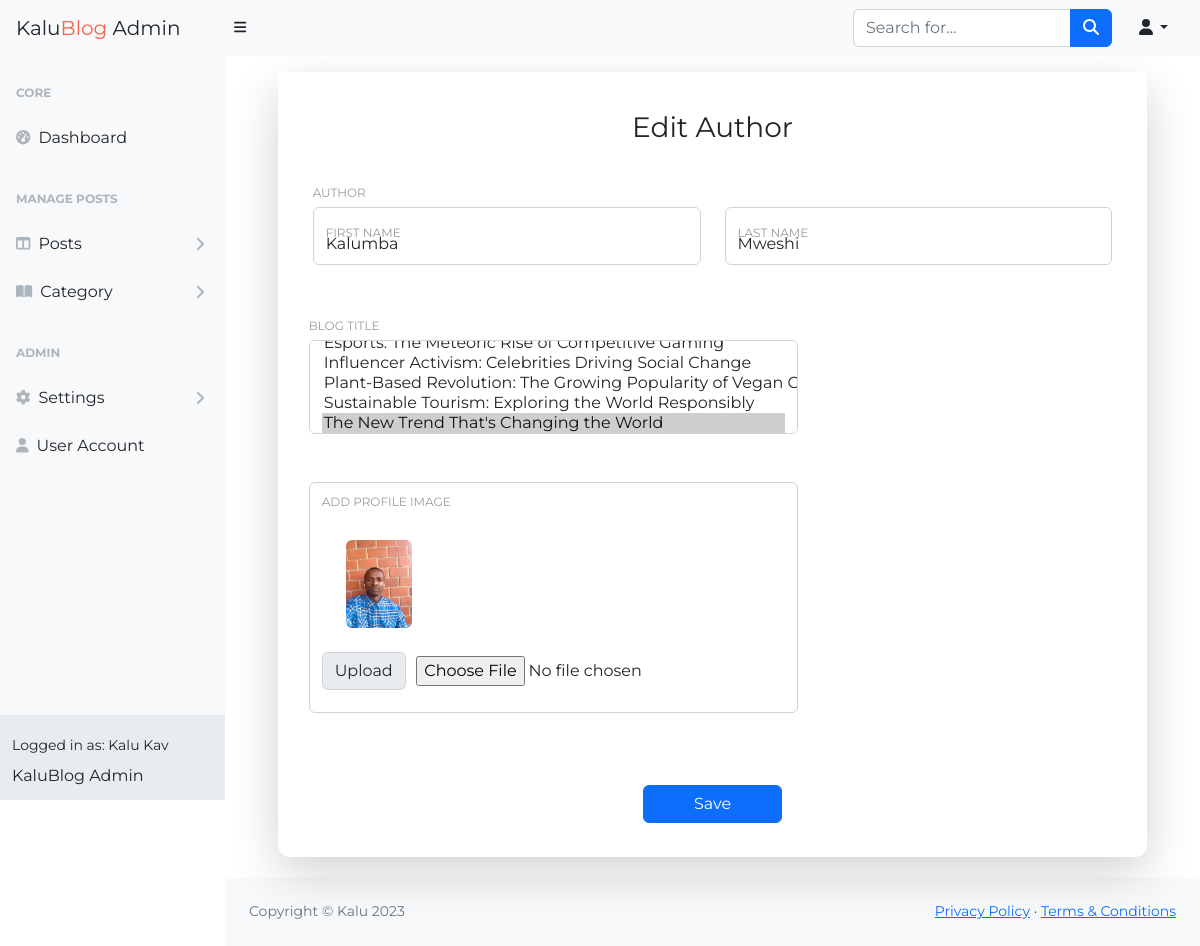
Screenshot of /admin/index.php?page=manage-author&id=2 (signed in) with the database file from the repository.
### tables this page shows
CREATE TABLE `author` (
  `id` int(30) UNSIGNED NOT NULL,
  `first_name` varchar(30) NOT NULL,
  `last_name` varchar(40) NOT NULL,
  `email` varchar(40) DEFAULT NULL,
  `username` varchar(15) DEFAULT NULL,
  `password` char(255) DEFAULT NULL,
  `bio` tinytext DEFAULT NULL,
  `profile_picture` varchar(150) DEFAULT NULL,
  `website` varchar(50) DEFAULT NULL,
  `social_media` varchar(50) DEFAULT NULL,
  `created_at` timestamp NOT NULL DEFAULT current_timestamp(),
  `updated_at` timestamp NOT NULL DEFAULT current_timestamp() ON UPDATE current_timestamp()
);

### admin/includes/db_connect.php (called while the page is built)
<?php
function dbConnect($usertype, $connectionType = 'mysqli') {
    $host = 'localhost';
    $db = 'blog_db';
    $port = '3307';
    if ($usertype == 'read') {
        $user = 'psread';
        $pwd = 'K1yoMizu^dera';
    } elseif ($usertype == 'write') {
        $user = 'pswrite';
        $pwd = '0Ch@Nom1$u';
	} elseif ($usertype == 'master') {
        $user = 'kalumba';
        $pwd = 'C0ffeep0t';
    } else {
        exit('Unrecognized user');
    }
    if ($connectionType == 'mysqli') {
	try {
            $conn = @ new mysqli($host, $user, $pwd, $db, $port);
        if ($conn->connect_error) {
            exit($conn->connect_error);
        }
		return $conn;
	} catch(Exception $e) {
		echo $e->getMessage();
	}
    } else {
		if ($connectionType == 'pdo') {
    try {
            return new PDO("mysql:host=$host;port=$port;dbname=$db", $user, $pwd);
    } catch (PDOException $e) {
            echo $e->getMessage();
    }
        }
	}
}
?>

### admin/includes/admin_class.php (called while the page is built, shortened)
<?php
try {
Class Action {
	public function __construct() {
   	    include 'db_connect.php';
	}
	 public function safe($text) {
		$text = trim($text);
		return htmlspecialchars($text, ENT_COMPAT|ENT_HTML5, 'UTF-8', false);
		}
}
} catch (PDOException $e) {
	$Errors = $e->getMessage();
	$Errors = "Data can't be retrieved";
} catch (PDOError $e) {
	$Errors = $e->getMessage();
	$Errors = "Data cannot be retrieved";
}

### admin/manage-author.php (the view, shortened to what this page needs)
   <?php
   if(isset($_GET['id'])){
		$qry = $conn->query("SELECT a.*, a.id AS aId, p.title, a.profile_picture, p.id AS pId,
		       DATE_FORMAT(updated_at, '%d %M, %Y, %H.%i.%S') AS updated FROM author a LEFT JOIN
		       posts p ON a.id = p.author_id WHERE a.id=".(int)$_GET['id']);
		foreach ($qry->fetch() as $key => $value) {
			$meta[$key] = $value;
		}
	}
?>
           <div class="container">
                      <div class="row justify-content-center mt-2">
                           <div class="col-lg-11">
                               <div class="card shadow-lg border-0 rounded-lg mt-2">
                                   <div class="card-header">
                                   <h3 class="text-center font-weight-light my-4">
                                   	<?php if (isset($_GET['id'])) {echo "Edit";} else {echo "Add";}  ?> Author</h3>
                                   </div>
                                   <div class="card-body">
                                       <form action="./includes/ajax.php?action=save_author" method="post" id="manage-author"
                                             enctype="multipart/form-data">
                                           <div class="row mx-lg-2">
                                             	<label for="">Author</label>
					                     <div class="col-lg-6">
                                            <div class="form-floating mb-5">
                                           	<label for="first_name">First Name</label>
                                              <input class="form-control required" id="first_name" name="first_name" type="text" placeholder=""
                                                value="<?php echo isset($meta['first_name']) ? $user->safe($meta['first_name']) : '';
                                                    if (isset($_POST['first_name'])) echo $user->safe($_POST['first_name']); ?>" />
                                             </div>
			                              </div>
			                             <div class="col-lg-6">
                                            <div class="form-floating mb-5">
                                           	<label for="last_name">Last Name</label>
                                              <input class="form-control required" id="last_name" name="last_name" type="text" placeholder=""
                                                value="<?php echo isset($meta['last_name']) ? $user->safe($meta['last_name']) : '';
                                                    if (isset($_POST['last_name'])) echo $user->safe($_POST['last_name']); ?>" />
                                             </div>
			                            </div>
			                            </div>
                                            <div class="col-lg-7 mx-lg-3 mb-5">
                                              <label for="name">Blog Title</label>
                                               <select type="text" id="name" name="name[]" class="form-control required" multiple required>
					                        <?php
					                          $post = $conn->query("SELECT * FROM posts ORDER BY title ASC");
					                          while($row= $post->fetch()){
					                        ?>
					                          <option value="<?php echo (int) $row['id'] ?>"
					                        <?php echo isset($meta['pId']) && $meta['pId'] == $row['id'] ? 'selected' : '' ?>><?php echo $user->safe($row['title']) ?>
					                          </option>
					                        <?php } ?>
				                            </select>
                                           </div>
                                           <div class="col-lg-7">
                                           <div class="form-control mb-5 mx-lg-3">
				                         <label for="img" class="control-label">Add Profile Image</label>
					                    <div>
					                       <img src="./assets/img/<?php echo isset($meta['profile_picture']) ? $user->safe($meta['profile_picture']) : '' ?>" alt="" class="img-field m-4 rounded" />
					                        <br>
						                   <div class="input-group mb-3 col-md-3">
						                     <div class="input-group-prepend mr-2">
						                       <span class="input-group-text " id="">Upload</span>
						                     </div><div>&nbsp;&nbsp;&nbsp;</div>
						                     <div class="custom-file mt-1">
						                        <input type="file" name="img" class="custom-file-input" id="img" aria-describedby=""       accept="image/*" onchange="displayImg(this,$(this))" />
						                      </div>
						                    </div>
					                     </div>
					                    </div>
					                    </div>
			                            <center><button type="submit" class="btn btn-primary btn-block col-md-2 px-5 my-4">Save</button></center>
                                       </form>
                                   </div>
                                   <div class="" id="message"></div>
                               </div>
                           </div>
                       </div>
                   </div>

### admin/css/my_styles.css (style rules this page uses)
.card { border-radius: 12px; box-shadow: 0 6px 10px -4px rgba(0, 0, 0, 0.15); background-color: #FFFFFF; color: #252422; margin-bottom: 20px; position: relative; border: 0 none; transition: transform 300ms cubic-bezier(0.34, 2, 0.6, 1), box-shadow 200ms ease; }
.card .card-body { padding: 15px 15px 10px 15px; }
.card .card-header { padding: 15px 15px 0; background-color: #FFFFFF; border-bottom: none !important; }
.card .card-category, .card label { font-size: 14px; font-weight: 400; color: #9A9A9A; margin-bottom: 0px; }
.card label { font-size: 12px; margin-bottom: 5px; text-transform: uppercase; }
h1, h2, h3, h4, h5, h6 { font-weight: 400; }

### admin/includes/external-links.php (style rules this page uses)
img.img-field { max-width: 20vw; max-height: 11vh; }
#message, .msg { padding: 20px; position: fixed; top: 75px; right: 30px; width: 344px; transition: 0.5s; z-index: 2; }

### rows the page displays
author: first_name "Kalumba", last_name "Mweshi", profile_picture (picture)

### other values shown
$user->safe($row['name']) "Kalu Kav"
form field value "Influencer Activism: Celebrities Driving Social Change / Plant-Based Revolution: The Growing Popularity of Vegan Cuisine / Sustainable Tourism: Exploring the World Responsibly / The New Trend That's Changing the World ☑"
